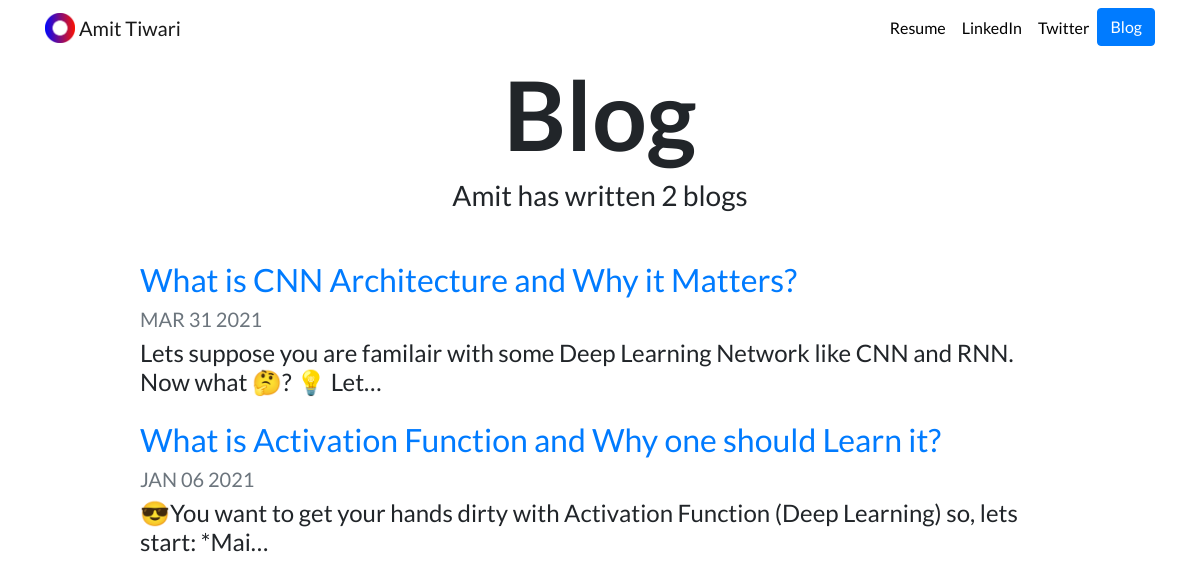
The page /blog/ on the database as committed earlier.
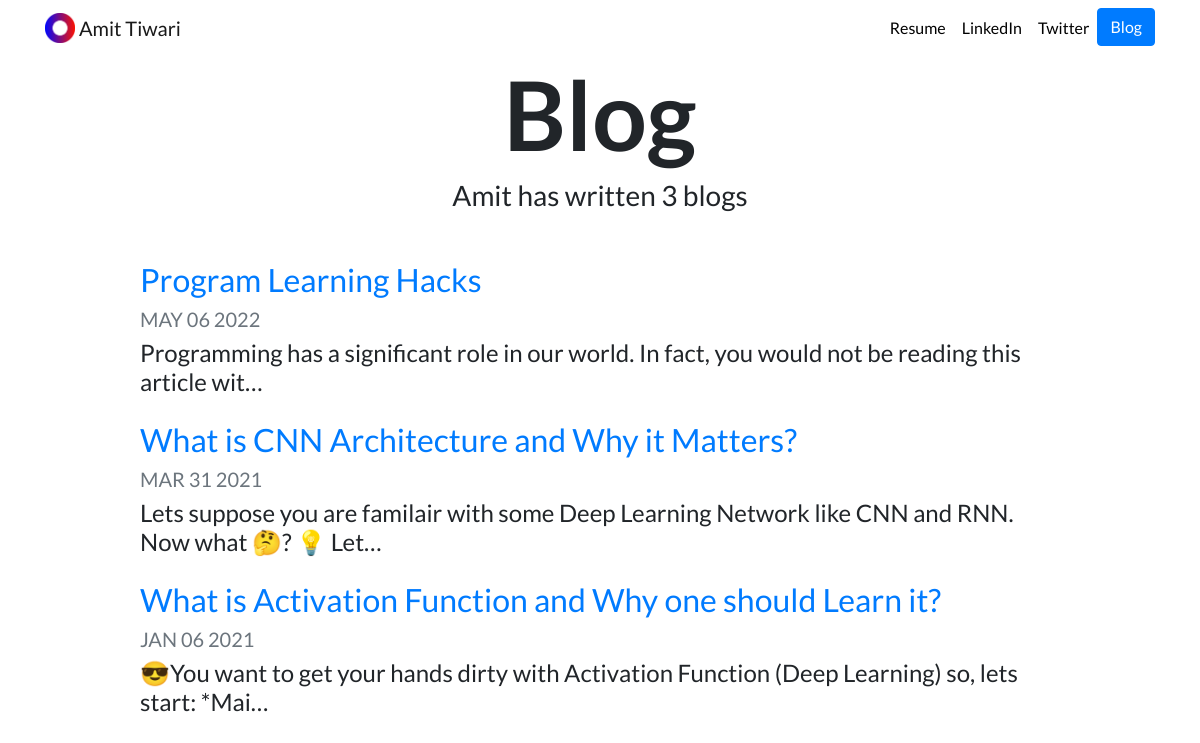
The same page on the database as committed later.
### blog/models.py (models this page shows, shortened)
class Blogging(models.Model):
  title = models.CharField(max_length=250)
  date = models.DateField()
  description = models.TextField()

### blog/views.py (the view)
# urls.py: path('', views.allBlogs, name='all_blogs'),
def allBlogs(request):
  all_Blogs = Blogging.objects.order_by('-date')     #for ordering date in reverse
  return render(request, 'blog/all_blogs.html', {'blogs':all_Blogs})

### blog/templates/blog/all_blogs.html
{% extends "portfolio/base.html" %}
{% load static %}
{% block content %}
<h1 id="blogtitle" class="font-weight-bold text-center">Blog</h1>
<h3 class="text-center mb-5">Amit has written {{ blogs.count }} blog{{ blogs.count|pluralize }}</h3>
{% for blog in blogs %}
<div class="row justify-content-center my-3">
  <div class="col-md-10">
    <a href="{% url 'blog:detail' blog.id %}">
      <h2>{{ blog.title }}</h2>
    </a>
    <h5 class="text-muted">{{ blog.date|date:'M d Y'|upper }}</h5>
    <h4>{{ blog.description|striptags|truncatechars:100 }}</h4>
  </div>
</div>
{% endfor %}
{% endblock %}

### portfolio/templates/portfolio/base.html (shortened to what this page needs)
{% load static %}
<!doctype html>
<html lang="en">
<head>
  <link rel="stylesheet" href="https://stackpath.bootstrapcdn.com/bootstrap/4.4.1/css/bootstrap.min.css">
  <link rel="stylesheet" href="{% static "portfolio/custom.css" %}">
</head>
<body>
  <nav id="topNav" class="navbar navbar-expand-md navbar-light">
    <div class="container">
      <a class="navbar-brand" href="{% url 'home' %}">
        <img src="{% static "portfolio/Logo.png" %}" width="30" height="30" class="d-inline-block align-top" alt="Amit's Logo">
        <span>Amit Tiwari</span>
      </a>
      <div class="collapse navbar-collapse text-center" id="navbarNav">
        <ul class="navbar-nav ml-auto">
          <li class="nav-item">
            <a class="nav-link" href="{% static "portfolio/resume.pdf" %}">Resume</a>
          </li>
          <li class="nav-item">
            <a class="nav-link" href="https://www.linkedin.com/in/amit-tiwari1/" target="_blank">LinkedIn</a>
          </li>
          <li class="nav-item">
            <a class="nav-link" href="https://twitter.com/AmitTiwari_dev" target="_blank">Twitter</a>
          </li>
          <li>
            <a role="button" href="{% url 'blog:all_blogs' %}" target="_blank" class="btn btn-primary">Blog</a>
          </li>
        </ul>
      </div>
    </div>
  </nav>
  <div class="container">
    {% block content %}{% endblock %}
  </div>
</body>
</html>

### portfolio/static/portfolio/custom.css (style rules this page uses)
.navbar-nav .nav-link { color: rgba(0,0,0,1) !important; }
body { font-family: 'Lato', sans-serif; }
#blogtitle { font-size: 6rem; }

Rows that differ between the two databases and show on the page:
added Blogging: title "Program Learning Hacks", date "MAY 06 2022", description "Programming has a significant role in our world. In fact, you would not be reading this article wit…"
Other text that changed with them:
{{ blogs.count }}: "2" → "3"
